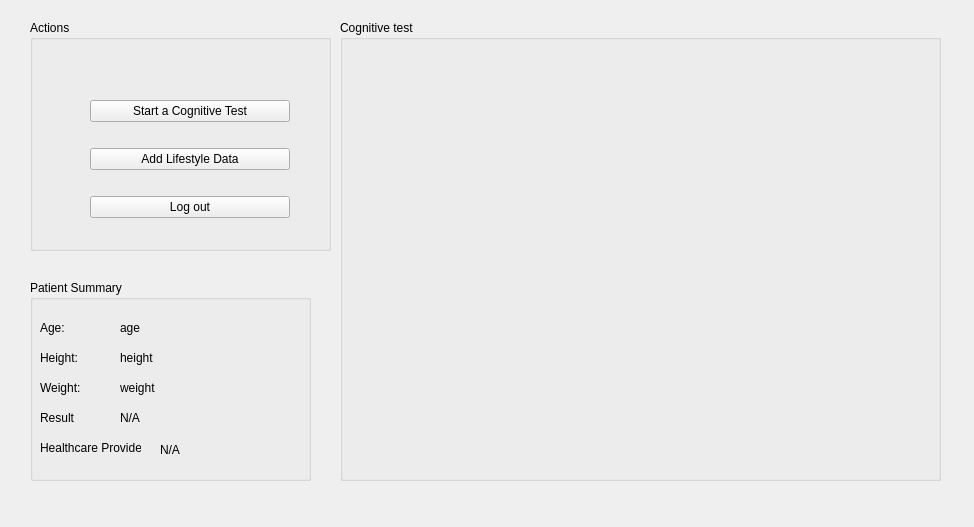
<?xml version="1.0" encoding="UTF-8"?>
<ui version="4.0">
 <class>Dialog</class>
 <widget class="QDialog" name="Dialog">
  <property name="geometry">
   <rect>
    <x>0</x>
    <y>0</y>
    <width>974</width>
    <height>527</height>
   </rect>
  </property>
  <property name="windowTitle">
   <string>Dialog</string>
  </property>
  <widget class="QGroupBox" name="groupBox_4">
   <property name="geometry">
    <rect>
     <x>30</x>
     <y>280</y>
     <width>281</width>
     <height>201</height>
    </rect>
   </property>
   <property name="title">
    <string>Patient Summary</string>
   </property>
   <widget class="QLabel" name="ageLabel">
    <property name="geometry">
     <rect>
      <x>10</x>
      <y>40</y>
      <width>58</width>
      <height>16</height>
     </rect>
    </property>
    <property name="text">
     <string>Age:</string>
    </property>
   </widget>
   <widget class="QLabel" name="heightLabel">
    <property name="geometry">
     <rect>
      <x>10</x>
      <y>70</y>
      <width>58</width>
      <height>16</height>
     </rect>
    </property>
    <property name="text">
     <string>Height:</string>
    </property>
   </widget>
   <widget class="QLabel" name="weightLabel">
    <property name="geometry">
     <rect>
      <x>10</x>
      <y>100</y>
      <width>58</width>
      <height>16</height>
     </rect>
    </property>
    <property name="text">
     <string>Weight:</string>
    </property>
   </widget>
   <widget class="QLabel" name="resultLabel">
    <property name="geometry">
     <rect>
      <x>10</x>
      <y>130</y>
      <width>58</width>
      <height>16</height>
     </rect>
    </property>
    <property name="text">
     <string>Result</string>
    </property>
   </widget>
   <widget class="QLabel" name="age">
    <property name="geometry">
     <rect>
      <x>90</x>
      <y>40</y>
      <width>58</width>
      <height>16</height>
     </rect>
    </property>
    <property name="text">
     <string>age</string>
    </property>
   </widget>
   <widget class="QLabel" name="height">
    <property name="geometry">
     <rect>
      <x>90</x>
      <y>70</y>
      <width>58</width>
      <height>16</height>
     </rect>
    </property>
    <property name="text">
     <string>height</string>
    </property>
   </widget>
   <widget class="QLabel" name="weight">
    <property name="geometry">
     <rect>
      <x>90</x>
      <y>100</y>
      <width>58</width>
      <height>16</height>
     </rect>
    </property>
    <property name="text">
     <string>weight</string>
    </property>
   </widget>
   <widget class="QLabel" name="result">
    <property name="geometry">
     <rect>
      <x>90</x>
      <y>130</y>
      <width>58</width>
      <height>16</height>
     </rect>
    </property>
    <property name="text">
     <string>N/A</string>
    </property>
   </widget>
   <widget class="QLabel" name="healthcareLabel">
    <property name="geometry">
     <rect>
      <x>10</x>
      <y>160</y>
      <width>101</width>
      <height>16</height>
     </rect>
    </property>
    <property name="text">
     <string>Healthcare Provider:</string>
    </property>
   </widget>
   <widget class="QLabel" name="healthcareProvider">
    <property name="geometry">
     <rect>
      <x>130</x>
      <y>160</y>
      <width>91</width>
      <height>20</height>
     </rect>
    </property>
    <property name="text">
     <string>N/A</string>
    </property>
   </widget>
  </widget>
  <widget class="QGroupBox" name="groupBox_6">
   <property name="geometry">
    <rect>
     <x>340</x>
     <y>20</y>
     <width>601</width>
     <height>461</height>
    </rect>
   </property>
   <property name="title">
    <string>Cognitive test</string>
   </property>
  </widget>
  <widget class="QGroupBox" name="groupBox_7">
   <property name="geometry">
    <rect>
     <x>30</x>
     <y>20</y>
     <width>301</width>
     <height>231</height>
    </rect>
   </property>
   <property name="title">
    <string>Actions</string>
   </property>
   <widget class="QWidget" name="verticalLayoutWidget">
    <property name="geometry">
     <rect>
      <x>60</x>
      <y>60</y>
      <width>200</width>
      <height>161</height>
     </rect>
    </property>
    <layout class="QVBoxLayout" name="verticalLayout">
     <item>
      <widget class="QPushButton" name="btnStartCognitiveTest">
       <property name="text">
        <string>Start a Cognitive Test</string>
       </property>
       <property name="autoDefault">
        <bool>false</bool>
       </property>
      </widget>
     </item>
     <item>
      <widget class="QPushButton" name="modifyData">
       <property name="text">
        <string>Add Lifestyle Data</string>
       </property>
       <property name="autoDefault">
        <bool>false</bool>
       </property>
      </widget>
     </item>
     <item>
      <widget class="QPushButton" name="logout">
       <property name="text">
        <string>Log out</string>
       </property>
       <property name="autoDefault">
        <bool>false</bool>
       </property>
      </widget>
     </item>
    </layout>
   </widget>
  </widget>
 </widget>
 <resources/>
 <connections/>
</ui>
